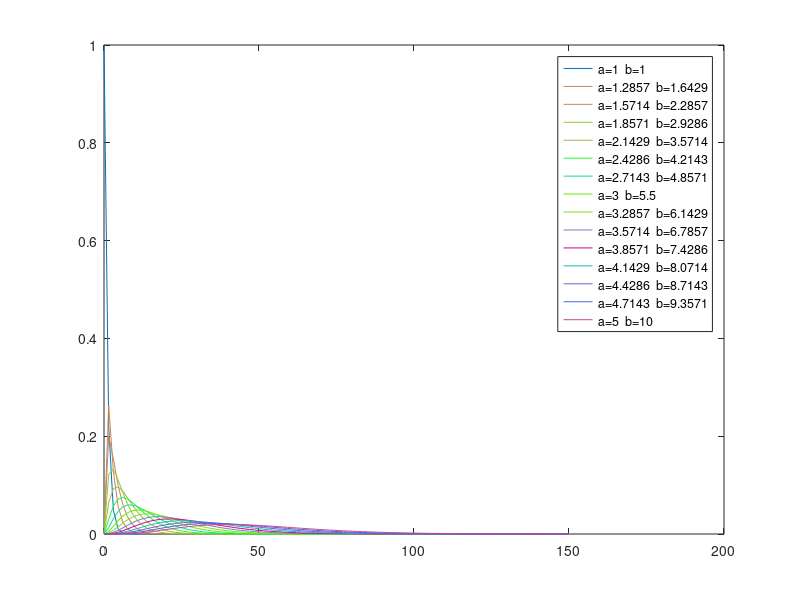

The MATLAB script that drew this image:
%Test Gamma distribution
%
% Distribuzione Gamma (distribuzione monodimensionale) di parametri (a,b)
% legata alla distribuzione beta utilizzata per descrivere processi di
% Poisson quando il tempo di attesa tra eventi con distribuzione di Poisson
% assume valore rilevante.
% La distribuzione Gamma modella il tempo di ATTESA richiesto per osservare
% (a) eventi, sapendo che gli essi sono dei Poison Process con (b) tempo medio
% di attesa tra eventi.
%% Esempio:
%
% Sapendo che  una grave inondazione si verifica ogni 6 anni (b=6)
% Gamma(t| 4,6) descrive quanti anni passeranno prima che si verifichino
% altre 4 inondazioni (a=4):
%
%                     (a-1)      (-x/b)
%                   X          e           
% P(T | a,b) =  -----------------------
%                    a
%                   b   Gamma( a )
% dove:
%
% T >= 0 --> tempo di attesa richiesto
%
% a: parametro di forma >0  --> numero di eventi che voglio verificare
%    legato al baricentro
%    della curva
%     
%
% b: parametro di scala >0  -->    tempo medio per il verificarsi di 1 evento
%    tende ad allargare la curva           di interesse
%     nell' asse tempo
%
%
% Gamma: Gamma Function(t)=
%
%                  +inf
%                I       (x-1)  -t                 se t è inetero positivo
%   Gamma(t)  =  I      t      e   dt   -->        Gamma(t)=(t-1)!
%                I
%                  0
%
%
%
%
% PROCESSO DI POISON:
%
% Un processo di Poisson è un PROCESSO STOCASTICO che simula il manifestarsi
% di eventi che siano:
% 1) indipendenti l'uno dall'altro 
% 2) che accadano continuamente nel tempo.
%
% E' la generalizzazione di un Processo Binomiale:
% P. Binomiale: n possibili probabilità di successo.
% P Poisson: ho una  probabilità di sucesso continua e costante.
% Esempio:
% Il verificarsi di "Un raggio di sole durante la tempesta" può essere
% modellato come un Processo di Poisson in quanto:
% 1) Ad ogni possibile istante di tempo l'evento può verificarsi --> it tempo è continuo
% 2) l'evento può verificarsi + volte in modo indipendente
%
% Il processo è definito da una collezione di variabili aleatorie N(t) per t>0,
% che vengono viste come il numero di eventi occorsi dal tempo 0 al tempo
% t:
%
% N(t): Numero Eventi occorsi nel tempo [0 t]
%
% Inoltre il numero di eventi tra il tempo a e il tempo b è dato come Nb − Na 
% ed ha una distribuzione di Poisson:
%
% N(b-a)= Nb − Na 
%
% Costruzione mediante PROBABILITA di TRANSIZIONE
% Un processo di Poisson è un processo stocastico che soddisfa le seguenti 
% proprietà:
%
%    N(0)=0  --> al tempo 0 non accade alcun evento
%
%    Gli incrementi sono stazionari (ovvero la distribuzione del numero 
%    di eventi che accadono in un certo intervallo dipende solo dalla 
%    lunghezza dell'intervallo, λ) e hanno 
%    distribuzione di Poisson di parametro λt:
%
%                                          (-λt)
%                                λt       e           
% P(  N(t+λ)-N(t) = k ) =  ---------------------
%                                    k
%
clc;clear;close all

 Q=@(x,a,b)gampdf(x,a,b);
 nx=100;         %punti sui quali valutare la gamma
 ngamma=15;     %numero di distr. gamma che voglio generare
 x=linspace(0,150,nx);
 
 a=linspace(1,5,ngamma);   
 b=linspace(1,10,ngamma); 
 
 X=repmat(x,ngamma,1);
 A=repmat(a.',1,nx);
 B=repmat(b.',1,nx);
 
 P=gampdf(X,A,B);
 %plot(X.',P.','-');
 
 %simulazione per vedere come si modifica la curva al crescere di (a,b)
 plot(X(1,:),P(1,:),'-'); hold on
 legenda{1}=['a=' num2str(a(1)) '  b=' num2str(b(1))];
 for i=2:ngamma
     colore=rand(1,3);
     colore=colore/norm(colore);
     plot(X(i,:),P(i,:),'Color',colore)
     legenda{i}=['a=' num2str(a(i)) '  b=' num2str(b(i))];
     pause;
 end
 legend(legenda)